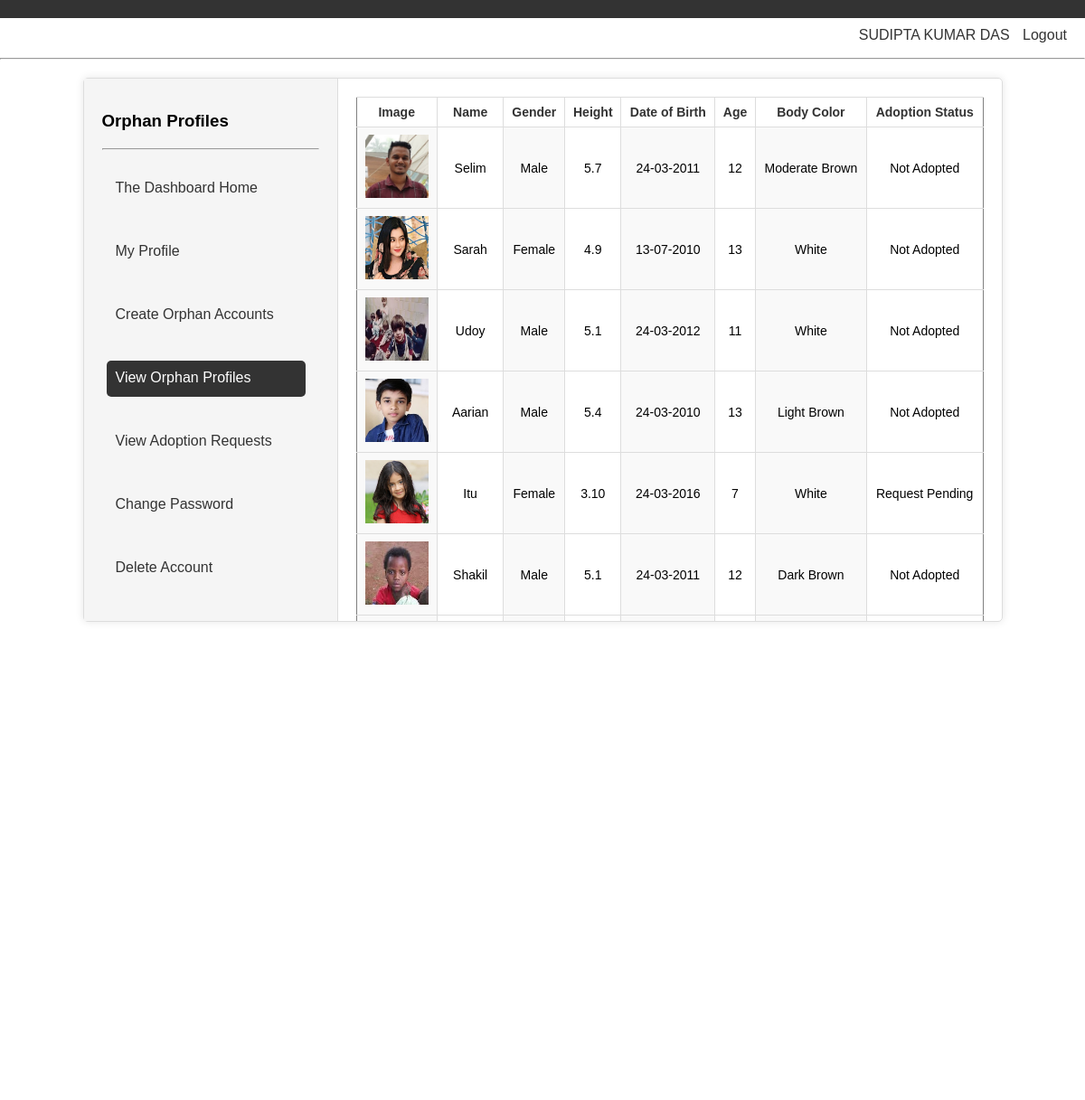
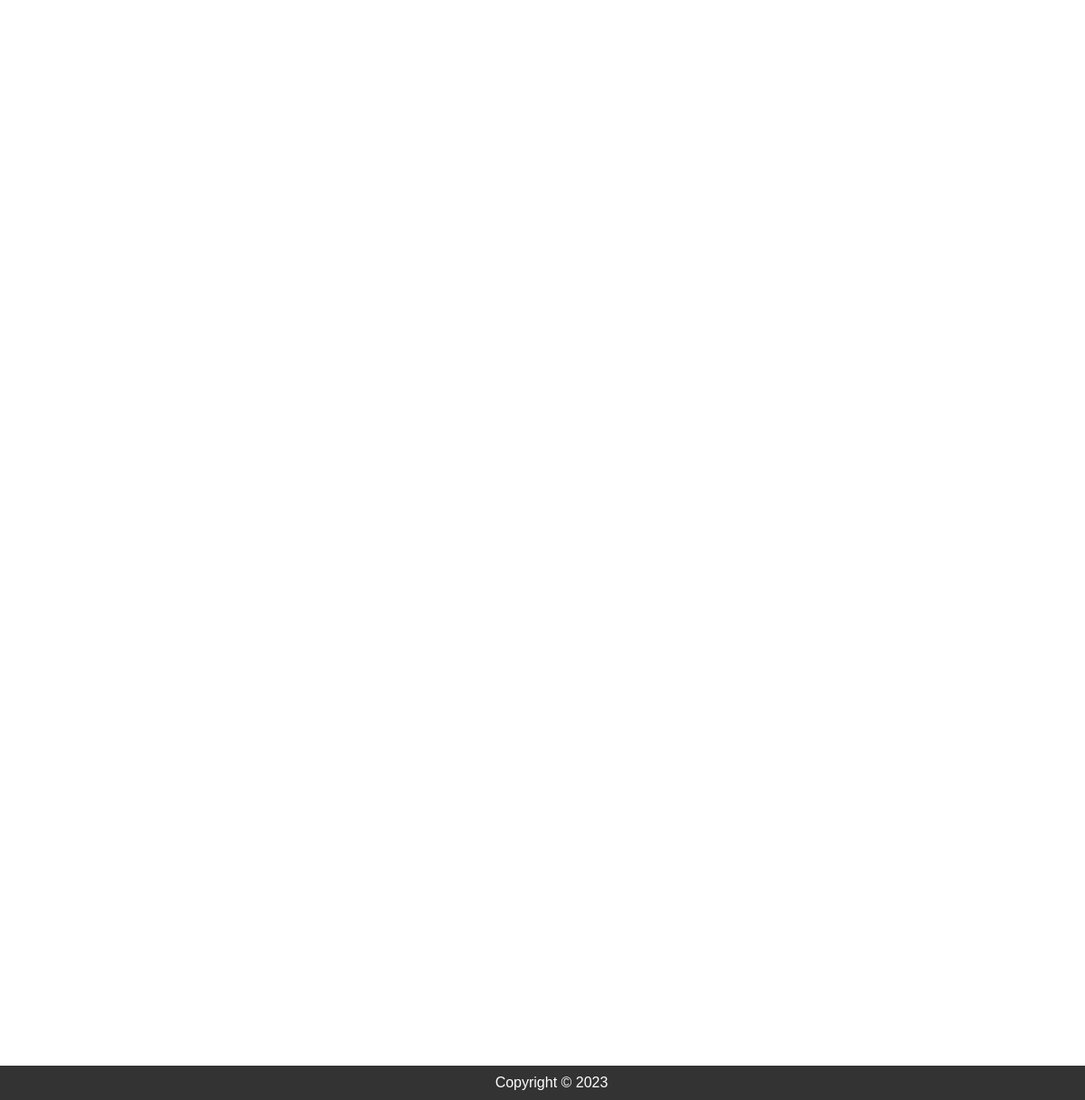
/Views/Supervisor/OrphanProfiles.php (signed in), run on the app's committed database (2 pictures, top to bottom).
### tables this page shows
CREATE TABLE `orphan` (
  `orphan_id` int(11) NOT NULL,
  `orphan_image` varchar(90) DEFAULT NULL,
  `orphan_mail` varchar(90) NOT NULL,
  `password` varchar(90) NOT NULL,
  `orphan_name` varchar(90) NOT NULL,
  `orphan_gender` varchar(20) NOT NULL,
  `height` varchar(20) NOT NULL,
  `date_of_birth` varchar(30) NOT NULL,
  `age` varchar(20) DEFAULT NULL,
  `body_color` varchar(20) NOT NULL,
  `adoption_status` varchar(20) DEFAULT NULL
);

### Model/Orphan.php (called while the page is built, shortened)
<?php
function show_all_orphans_data()
{
    $conn = db_conn();
    $selectQuery = 'SELECT * FROM `orphan` ';
    try {
        $stmt = $conn->query($selectQuery);
    } catch (PDOException $e) {
        echo $e->getMessage();
    }
    $rows = $stmt->fetchAll(PDO::FETCH_ASSOC);
    return $rows;
}

### Views/Supervisor/OrphanProfiles.php (the view, shortened to what this page needs)
<?php
require_once '../../Model/Orphan.php';
?>
<!DOCTYPE html>
<html lang="en">
<head>
</head>
<body>
    <?php include '../../Layout/Supervisor/SupervisorHeader.php'; ?>
    <div class="container">
        <div class="left">
            <p>
            <h3>Orphan Profiles</h3>
            <hr>
            <ul>
                <li><a href="Dashboard_Home.php">The Dashboard Home</a></li>
                <li><a href="Profile.php">My Profile</a></li>
                <li><a href="AddOrphans.php">Create Orphan Accounts</a></li>
                <li><a href="orphanProfiles.php" class="selected">View Orphan Profiles</a></li>
                <li><a href="AdoptionRequests.php">View Adoption Requests</a></li>
                <li><a href="ChangePassword.php">Change Password</a></li>
                <li><a href="../../Controller/Supervisor/DeleteAccount_Handler.php">Delete Account</a></li>
            </ul>
            </p>
        </div>
        <div class="right">
            <form action="#" method="POST">
                <?php
                $data = show_all_orphans_data();
                echo '<table border="1">';
                echo '<tr>
                <th>Image</th>
                <th>Name</th>
                <th>Gender</th>
                <th>Height</th>
                <th>Date of Birth</th>
                <th>Age</th>
                <th>Body Color</th>
                <th>Adoption Status</th>
                </tr>';
                foreach ($data as $row) {
                    echo '<tr>';
                    echo '<td><img src="../../images/Orphan_Images/' . $row['orphan_image'] . '" height="70px" width="70px"></td>';
                    echo '<td>' . $row['orphan_name'] . '</td>';
                    echo '<td>' . $row['orphan_gender'] . '</td>';
                    echo '<td>' . $row['height'] . '</td>';
                    echo '<td>' . $row['date_of_birth'] . '</td>';
                    echo '<td>' . $row['age'] . '</td>';
                    echo '<td>' . $row['body_color'] . '</td>';
                    echo '<td>' . $row['adoption_status'] . '</td>';
                    echo '</tr>';
                }
                echo '</table>';
                ?>
            </form>
        </div>
    </div>
    <?php include '../../Layout/Supervisor/SupervisorFooter.php'; ?>
</body>
</html>

### Views/Supervisor/OrphanProfiles.php (style rules this page uses)
body { font-family: Arial, sans-serif; margin: 0; padding: 0; }
.container { display: flex; height: 600px; margin: 20px auto; max-width: 1015px; border: 1px solid #ddd; border-radius: 5px; box-shadow: 0 0 10px rgba(0, 0, 0, 0.1); }
.left { background-color: #f5f5f5; padding: 20px; width: 30%; border-right: 1px solid #ddd; box-sizing: border-box; }
.left h3 { margin-top: 0; }
.selected { background-color: #333; color: #fff; }
.left a { display: inline-block; width: 200px; height: 20px; padding: 10px; margin: 5px; }
a { color: #333; text-decoration: none; border: none; border-radius: 5px; transition: background-color 0.3s ease-in-out; }
.right { padding: 20px; width: 85%; overflow-y: auto; overflow-x: auto; box-sizing: border-box; }
ul { list-style-type: none; margin: 0; padding: 0; }
li { margin: 10px 0; }
a { color: #333; text-decoration: none; }
table { border-collapse: collapse; width: 100%; max-width: 800px; margin: 0 auto; font-family: Arial, sans-serif; font-size: 14px; text-align: center; }
th, td { text-align: center; padding: 8px; border: 1px solid #ddd; }
th { font-weight: bold; color: #333; }
td:first-child, th:first-child { border-left: none; }
td:last-child, th:last-child { border-right: none; }
tbody td:nth-child(odd) { background-color: #f9f9f9; }
tbody td:nth-child(even) { background-color: #fff; }

### Layout/Supervisor/SupervisorHeader.php (style rules this page uses)
ul { list-style-type: none; margin: 0; padding: 0; }
li { display: inline-block; margin-right: 10px; }

### data on the page
orphan: orphan_image (picture), orphan_name "Selim", orphan_gender "Male", height "5.7", date_of_birth "24-03-2011", age "12", body_color "Moderate Brown", adoption_status "Not Adopted"
orphan: orphan_image (picture), orphan_name "Sarah", orphan_gender "Female", height "4.9", date_of_birth "13-07-2010", age "13", body_color "White", adoption_status "Not Adopted"
orphan: orphan_image (picture), orphan_name "Udoy", orphan_gender "Male", height "5.1", date_of_birth "24-03-2012", age "11", body_color "White", adoption_status "Not Adopted"
orphan: orphan_image (picture), orphan_name "Aarian", orphan_gender "Male", height "5.4", date_of_birth "24-03-2010", age "13", body_color "Light Brown", adoption_status "Not Adopted"
orphan: orphan_image (picture), orphan_name "Itu", orphan_gender "Female", height "3.10", date_of_birth "24-03-2016", age "7", body_color "White", adoption_status "Request Pending"
orphan: orphan_image (picture), orphan_name "Shakil", orphan_gender "Male", height "5.1", date_of_birth "24-03-2011", age "12", body_color "Dark Brown", adoption_status "Not Adopted"

### other printed values
$_SESSION["loginUser_Name"] "SUDIPTA KUMAR DAS"
